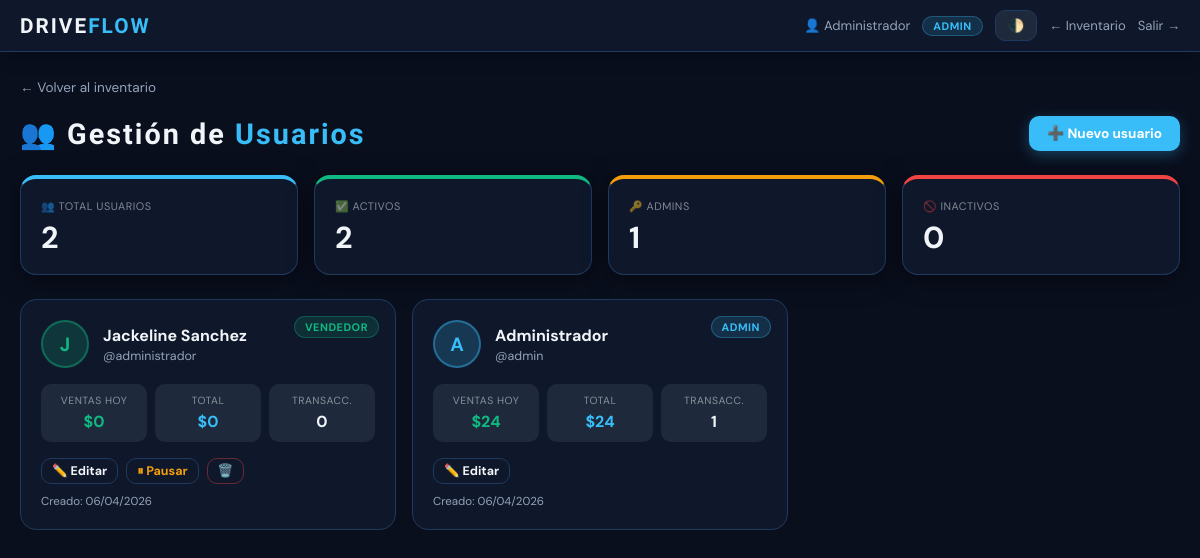
The app's page /usuarios (signed in) with its own data.
### models.py (models this page shows, shortened)
class Usuario(db.Model):
    __tablename__ = 'usuario'
    id            = db.Column(db.Integer, primary_key=True)
    username      = db.Column(db.String(50), nullable=False, unique=True)
    password_hash = db.Column(db.String(256), nullable=False)
    nombre        = db.Column(db.String(100), default='')
    rol           = db.Column(db.String(20), default='vendedor')  # admin|supervisor|cajero|vendedor
    activo        = db.Column(db.Boolean, default=True)
    creado_en     = db.Column(db.DateTime, default=datetime.utcnow)
    ventas        = db.relationship('Venta', backref='usuario', lazy=True, foreign_keys='Venta.usuario_id')

### routes/usuarios.py (the view)
@usuarios_bp.route('/usuarios')
@admin_required
def lista():
    usuarios = Usuario.query.order_by(Usuario.creado_en.desc()).all()
    hoy = datetime.utcnow().date()
    stats = {}
    for u in usuarios:
        ventas_hoy   = Venta.query.filter(Venta.usuario_id == u.id, func.date(Venta.fecha) == hoy).all()
        total_hoy    = sum(v.total_venta for v in ventas_hoy)
        total_global = db.session.query(func.sum(Venta.total_venta)).filter(Venta.usuario_id == u.id).scalar() or 0
        total_ventas = Venta.query.filter(Venta.usuario_id == u.id).count()
        stats[u.id] = {'hoy': total_hoy, 'global': total_global, 'cant': total_ventas}
    return render_template('usuarios.html', usuarios=usuarios, stats=stats)

### routes/usuarios.py (called while the page is built)
def admin_required(f):
    from functools import wraps
    @wraps(f)
    def wrap(*a, **kw):
        if session.get('user_rol') != 'admin':
            flash('⛔ Solo administradores pueden acceder.', 'danger')
            return redirect(url_for('inventario.inicio'))
        return f(*a, **kw)
    return wrap

### templates/usuarios.html (shortened to what this page needs)
<!DOCTYPE html>
<html lang="es">
<head>
    <link rel="stylesheet" href="{{ url_for('static', filename='css/main.css') }}">
</head>
<body>
<nav class="topbar">
    <div class="topbar-left">
        <span class="logo-sm">DRIVE<span>FLOW</span></span>
    </div>
    <div class="topbar-right">
        <span class="user-info">👤 {{ session.get('user_nombre') }}</span>
        <span class="rol-badge rol-admin">ADMIN</span>
        <button class="theme-btn" onclick="toggleTheme()">🌓</button>
        <a href="/" class="btn-logout">← Inventario</a>
        <a href="/logout" class="btn-logout">Salir →</a>
    </div>
</nav>
<div class="container">
    <a href="/" class="back-link">← Volver al inventario</a>
    <div class="page-header">
        <div class="page-title">👥 Gestión de <span>Usuarios</span></div>
        <button onclick="document.getElementById('modalCrear').classList.add('open')" class="btn btn-primary">
            ➕ Nuevo usuario
        </button>
    </div>
    <div class="kpis" style="margin-bottom:24px">
        <div class="kpi kpi-blue">
            <small>👥 TOTAL USUARIOS</small>
            <strong>{{ usuarios|length }}</strong>
        </div>
        <div class="kpi kpi-green">
            <small>✅ ACTIVOS</small>
            <strong>{{ usuarios|selectattr('activo')|list|length }}</strong>
        </div>
        <div class="kpi kpi-yellow">
            <small>🔑 ADMINS</small>
            <strong>{{ usuarios|selectattr('rol','eq','admin')|list|length }}</strong>
        </div>
        <div class="kpi kpi-red">
            <small>🚫 INACTIVOS</small>
            <strong>{{ usuarios|rejectattr('activo')|list|length }}</strong>
        </div>
    </div>
    <div class="users-grid">
        {% for u in usuarios %}
        <div class="user-card {{ 'inactivo' if not u.activo }}">
            <span class="rol-pill {{ u.rol }}">{{ u.rol.upper() }}</span>
            <div class="user-card__top">
                <div class="avatar {{ u.rol }}">{{ u.nombre[0].upper() if u.nombre else u.username[0].upper() }}</div>
                <div>
                    <div class="user-name">{{ u.nombre or u.username }}</div>
                    <div class="user-username">@{{ u.username }}</div>
                </div>
            </div>
            <div class="user-stats">
                <div class="ustat">
                    <small>Ventas hoy</small>
                    <strong style="color:var(--success)">${{ "{:,.0f}".format(stats[u.id]['hoy']) }}</strong>
                </div>
                <div class="ustat">
                    <small>Total</small>
                    <strong style="color:var(--primary)">${{ "{:,.0f}".format(stats[u.id]['global']) }}</strong>
                </div>
                <div class="ustat">
                    <small>Transacc.</small>
                    <strong>{{ stats[u.id]['cant'] }}</strong>
                </div>
            </div>
            <div class="user-actions">
                <button class="btn btn-outline btn-sm" onclick="abrirEditar(
                    '{{ u.id }}','{{ u.username }}','{{ u.nombre }}','{{ u.rol }}','{{ 1 if u.activo else 0 }}'
                )">✏️ Editar</button>
                {% if u.id != session['user_id'] %}
                <a href="/usuarios/toggle/{{ u.id }}" class="btn btn-outline btn-sm"
                   style="{{ 'color:var(--success)' if not u.activo else 'color:var(--warning)' }}">
                    {{ '✅ Activar' if not u.activo else '⏸ Pausar' }}
                </a>
                {% if u.username != 'admin' %}
                <a href="/usuarios/eliminar/{{ u.id }}" class="btn btn-outline btn-sm btn-red"
                   onclick="return confirm('¿Eliminar @{{ u.username }}?')">🗑️</a>
                {% endif %}
                {% endif %}
            </div>
            <div style="margin-top:10px;font-size:.72em;color:var(--muted)">
                Creado: {{ u.creado_en.strftime('%d/%m/%Y') }}
            </div>
        </div>
        {% endfor %}
    </div>
</div>
</body>
</html>

### static/css/main.css (style rules this page uses)
:root { --bg:#0a0f1e;--panel:#0f172a;--panel2:#1e293b; --text:#f1f5f9;--muted:#94a3b8;--border:#1e3a5f; --primary:#38bdf8;--success:#10b981;--danger:#ef4444;--warning:#f59e0b; --r:14px;--sh:0 4px 24px rgba(0,0,0,.5);--t:.25s ease; }
*,*::before,*::after { box-sizing:border-box;margin:0 }
body { background:var(--bg);color:var(--text);font-family:'DM Sans',sans-serif;transition:background var(--t),color var(--t);min-height:100vh;padding-bottom:80px }
.topbar { display:flex;justify-content:space-between;align-items:center;padding:10px 20px;background:var(--panel);border-bottom:1px solid var(--border);position:sticky;top:0;z-index:80;box-shadow:0 2px 20px rgba(0,0,0,.3) }
.topbar-left .logo-sm { font-family:'Rajdhani',sans-serif;font-size:1.3em;font-weight:700;letter-spacing:2px }
.topbar-left .logo-sm span { color:var(--primary) }
.topbar-right { display:flex;align-items:center;gap:12px;flex-wrap:wrap }
.user-info { font-size:.82em;color:var(--muted) }
.rol-badge { font-size:.68em;font-weight:700;padding:2px 10px;border-radius:20px;letter-spacing:.5px }
.rol-admin { background:rgba(56,189,248,.15);color:var(--primary);border:1px solid rgba(56,189,248,.3) }
.theme-btn { background:var(--panel2);border:1px solid var(--border);color:var(--text);padding:6px 12px;border-radius:10px;cursor:pointer;font-size:.82em;font-weight:600;font-family:inherit;transition:var(--t) }
.btn-logout { font-size:.82em;color:var(--muted);text-decoration:none;transition:color var(--t) }
.container { max-width:1200px;margin:auto;padding:24px 20px }
.kpis { display:grid;grid-template-columns:repeat(auto-fit,minmax(210px,1fr));gap:16px;margin-bottom:22px }
.kpi { background:var(--panel);padding:20px;border-radius:16px;border:1px solid var(--border);border-top:4px solid var(--primary);box-shadow:var(--sh);transition:transform .3s cubic-bezier(.175,.885,.32,1.275),box-shadow .3s;cursor:default }
.kpi small { display:block;font-size:.68em;opacity:.5;margin-bottom:8px;letter-spacing:.5px;text-transform:uppercase }
.kpi strong { display:block;font-size:1.9em;font-weight:700;line-height:1.1 }
.kpi-blue { border-top-color:var(--primary) }
.kpi-green { border-top-color:var(--success) }
.kpi-yellow { border-top-color:var(--warning) }
.kpi-red { border-top-color:var(--danger) }
.btn { display:inline-flex;align-items:center;justify-content:center;gap:5px;padding:9px 18px;border-radius:10px;border:none;cursor:pointer;font-weight:700;font-size:.85em;text-decoration:none;white-space:nowrap;font-family:inherit;transition:transform var(--t),filter var(--t),box-shadow var(--t) }
.btn-primary { background:var(--primary);color:#fff;box-shadow:0 4px 14px rgba(56,189,248,.3) }
.btn-outline { background:transparent;border:1px solid var(--border);color:var(--text) }
.btn-red { color:var(--danger)!important;border-color:rgba(239,68,68,.4)!important }
.btn-sm { padding:4px 10px;font-size:.78em }

### records on screen
Usuario: rol "VENDEDOR", nombre "J", nombre "Jackeline Sanchez", username "administrador", stats "0", activo "⏸ Pausar", creado_en "06/04/2026"
Usuario: rol "ADMIN", nombre "A", nombre "Administrador", username "admin", stats "24", id "1", creado_en "06/04/2026"

### other values on screen
{{ session.get('user_nombre') }} "Administrador"
{{ usuarios|length }} "2"
{{ usuarios|selectattr('activo')|list|length }} "2"
{{ usuarios|selectattr('rol','eq','admin')|list|length }} "1"
{{ usuarios|rejectattr('activo')|list|length }} "0"
